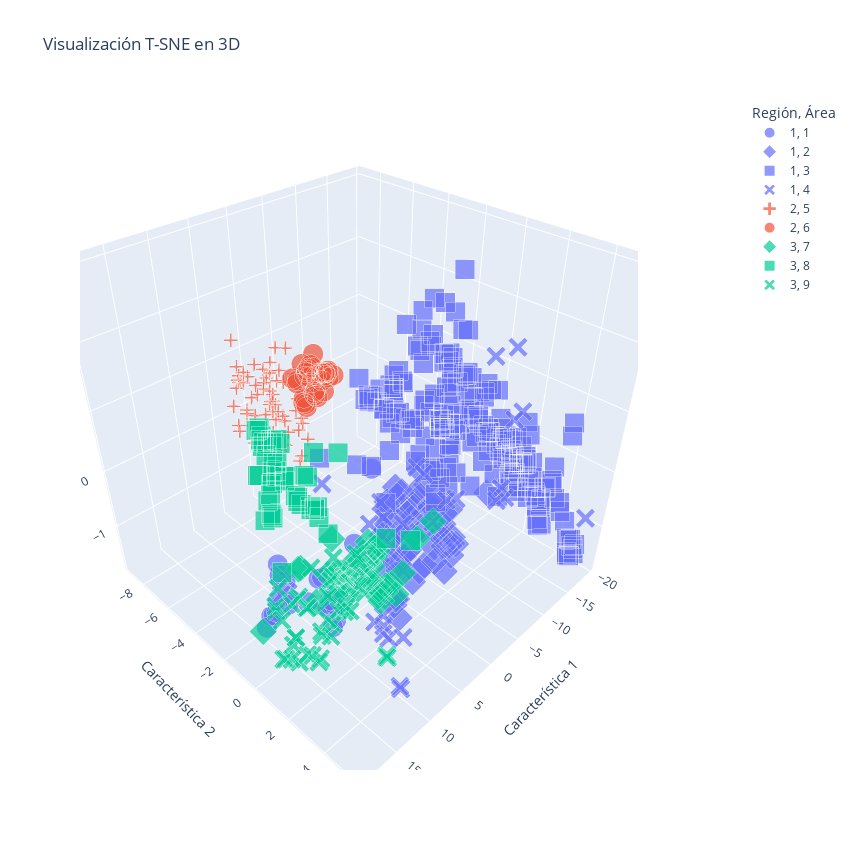

Notebook cell for this chart:
### Code cell
tsne_3d_df['Región'] = y3_categories
tsne_3d_df['Área']   = y9_categories
tsne_3d_df['size']   = 10  # tamaño de los puntos

# Crear un gráfico interactivo con Plotly para t-SNE con y3 y y9
fig_tsne_3d = px.scatter_3d(tsne_3d_df, 
                      x='Característica 1', 
                      y='Característica 2', 
                      z='Característica 3',
                      color= 'Región', 
                      symbol= 'Área',
                      size='size',  # Usar la nueva columna 'size' para determinar el tamaño de los puntos
                      title='Visualización T-SNE en 3D',
                      color_discrete_sequence=px.colors.qualitative.Plotly)

fig_tsne_3d.update_layout(
    autosize=True, 
    width=850, 
    height=850,
    legend=dict(
        yanchor="top", y=1,
        xanchor="left", x=1.2
    )
)

# Mostrar el gráfico interactivo
fig_tsne_3d.show()
